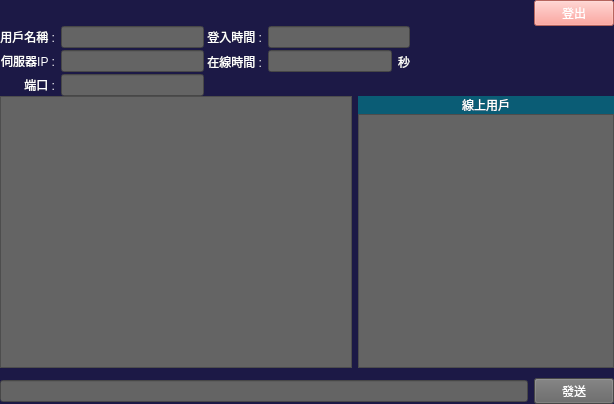
<?xml version="1.0" encoding="UTF-8"?>
<ui version="4.0">
 <class>TCP_ClientClass</class>
 <widget class="QMainWindow" name="TCP_ClientClass">
  <property name="geometry">
   <rect>
    <x>0</x>
    <y>0</y>
    <width>614</width>
    <height>404</height>
   </rect>
  </property>
  <property name="palette">
   <palette>
    <active>
     <colorrole role="WindowText">
      <brush brushstyle="SolidPattern">
       <color alpha="255">
        <red>255</red>
        <green>255</green>
        <blue>255</blue>
       </color>
      </brush>
     </colorrole>
     <colorrole role="Base">
      <brush brushstyle="SolidPattern">
       <color alpha="255">
        <red>255</red>
        <green>255</green>
        <blue>255</blue>
       </color>
      </brush>
     </colorrole>
     <colorrole role="Window">
      <brush brushstyle="SolidPattern">
       <color alpha="255">
        <red>28</red>
        <green>25</green>
        <blue>70</blue>
       </color>
      </brush>
     </colorrole>
    </active>
    <inactive>
     <colorrole role="WindowText">
      <brush brushstyle="SolidPattern">
       <color alpha="255">
        <red>255</red>
        <green>255</green>
        <blue>255</blue>
       </color>
      </brush>
     </colorrole>
     <colorrole role="Base">
      <brush brushstyle="SolidPattern">
       <color alpha="255">
        <red>255</red>
        <green>255</green>
        <blue>255</blue>
       </color>
      </brush>
     </colorrole>
     <colorrole role="Window">
      <brush brushstyle="SolidPattern">
       <color alpha="255">
        <red>28</red>
        <green>25</green>
        <blue>70</blue>
       </color>
      </brush>
     </colorrole>
    </inactive>
    <disabled>
     <colorrole role="WindowText">
      <brush brushstyle="SolidPattern">
       <color alpha="255">
        <red>120</red>
        <green>120</green>
        <blue>120</blue>
       </color>
      </brush>
     </colorrole>
     <colorrole role="Base">
      <brush brushstyle="SolidPattern">
       <color alpha="255">
        <red>28</red>
        <green>25</green>
        <blue>70</blue>
       </color>
      </brush>
     </colorrole>
     <colorrole role="Window">
      <brush brushstyle="SolidPattern">
       <color alpha="255">
        <red>28</red>
        <green>25</green>
        <blue>70</blue>
       </color>
      </brush>
     </colorrole>
    </disabled>
   </palette>
  </property>
  <property name="windowTitle">
   <string>TCP_Client</string>
  </property>
  <property name="styleSheet">
   <string notr="true"/>
  </property>
  <widget class="QWidget" name="centralWidget">
   <layout class="QVBoxLayout" name="verticalLayout_2" stretch="0,0,1,4,0">
    <property name="spacing">
     <number>0</number>
    </property>
    <property name="leftMargin">
     <number>0</number>
    </property>
    <property name="topMargin">
     <number>0</number>
    </property>
    <property name="rightMargin">
     <number>0</number>
    </property>
    <property name="bottomMargin">
     <number>0</number>
    </property>
    <item>
     <layout class="QHBoxLayout" name="horizontalLayout_2"/>
    </item>
    <item>
     <layout class="QHBoxLayout" name="horizontalLayout_13">
      <item>
       <spacer name="horizontalSpacer">
        <property name="orientation">
         <enum>Qt::Horizontal</enum>
        </property>
        <property name="sizeHint" stdset="0">
         <size>
          <width>40</width>
          <height>20</height>
         </size>
        </property>
       </spacer>
      </item>
      <item>
       <widget class="QPushButton" name="Btn_Signout">
        <property name="focusPolicy">
         <enum>Qt::NoFocus</enum>
        </property>
        <property name="styleSheet">
         <string notr="true">background-color: rgb(255, 141, 131);
color: rgb(255, 255, 255);</string>
        </property>
        <property name="text">
         <string>登出</string>
        </property>
       </widget>
      </item>
     </layout>
    </item>
    <item>
     <layout class="QHBoxLayout" name="horizontalLayout_5" stretch="1,1,1">
      <property name="spacing">
       <number>3</number>
      </property>
      <item>
       <layout class="QVBoxLayout" name="verticalLayout_4" stretch="1,1,1">
        <property name="spacing">
         <number>2</number>
        </property>
        <item>
         <layout class="QHBoxLayout" name="horizontalLayout_8">
          <item>
           <widget class="QLabel" name="label_6">
            <property name="minimumSize">
             <size>
              <width>55</width>
              <height>0</height>
             </size>
            </property>
            <property name="text">
             <string>用戶名稱 :</string>
            </property>
            <property name="alignment">
             <set>Qt::AlignRight|Qt::AlignTrailing|Qt::AlignVCenter</set>
            </property>
           </widget>
          </item>
          <item>
           <widget class="QLineEdit" name="LE_Name">
            <property name="focusPolicy">
             <enum>Qt::NoFocus</enum>
            </property>
            <property name="styleSheet">
             <string notr="true">background-color: rgb(100, 100, 100);</string>
            </property>
            <property name="readOnly">
             <bool>true</bool>
            </property>
           </widget>
          </item>
         </layout>
        </item>
        <item>
         <layout class="QHBoxLayout" name="horizontalLayout_6">
          <item>
           <widget class="QLabel" name="label_4">
            <property name="minimumSize">
             <size>
              <width>55</width>
              <height>0</height>
             </size>
            </property>
            <property name="text">
             <string>伺服器IP :</string>
            </property>
            <property name="alignment">
             <set>Qt::AlignRight|Qt::AlignTrailing|Qt::AlignVCenter</set>
            </property>
           </widget>
          </item>
          <item>
           <widget class="QLineEdit" name="LE_IP">
            <property name="focusPolicy">
             <enum>Qt::NoFocus</enum>
            </property>
            <property name="styleSheet">
             <string notr="true">background-color: rgb(100, 100, 100);</string>
            </property>
            <property name="readOnly">
             <bool>true</bool>
            </property>
           </widget>
          </item>
         </layout>
        </item>
        <item>
         <layout class="QHBoxLayout" name="horizontalLayout_7">
          <item>
           <widget class="QLabel" name="label_5">
            <property name="minimumSize">
             <size>
              <width>55</width>
              <height>0</height>
             </size>
            </property>
            <property name="text">
             <string>端口 :</string>
            </property>
            <property name="alignment">
             <set>Qt::AlignRight|Qt::AlignTrailing|Qt::AlignVCenter</set>
            </property>
           </widget>
          </item>
          <item>
           <widget class="QLineEdit" name="LE_Port">
            <property name="focusPolicy">
             <enum>Qt::NoFocus</enum>
            </property>
            <property name="styleSheet">
             <string notr="true">background-color: rgb(100, 100, 100);</string>
            </property>
            <property name="readOnly">
             <bool>true</bool>
            </property>
           </widget>
          </item>
         </layout>
        </item>
       </layout>
      </item>
      <item>
       <layout class="QVBoxLayout" name="verticalLayout_3" stretch="1,1,1">
        <property name="spacing">
         <number>2</number>
        </property>
        <item>
         <layout class="QHBoxLayout" name="horizontalLayout_11">
          <item>
           <widget class="QLabel" name="label_3">
            <property name="minimumSize">
             <size>
              <width>55</width>
              <height>0</height>
             </size>
            </property>
            <property name="text">
             <string>登入時間 :</string>
            </property>
            <property name="alignment">
             <set>Qt::AlignRight|Qt::AlignTrailing|Qt::AlignVCenter</set>
            </property>
           </widget>
          </item>
          <item>
           <widget class="QLineEdit" name="LE_LoginTime">
            <property name="focusPolicy">
             <enum>Qt::NoFocus</enum>
            </property>
            <property name="styleSheet">
             <string notr="true">background-color: rgb(100, 100, 100);</string>
            </property>
            <property name="readOnly">
             <bool>true</bool>
            </property>
           </widget>
          </item>
         </layout>
        </item>
        <item>
         <layout class="QHBoxLayout" name="horizontalLayout_9">
          <item>
           <widget class="QLabel" name="label_2">
            <property name="minimumSize">
             <size>
              <width>55</width>
              <height>0</height>
             </size>
            </property>
            <property name="text">
             <string>在線時間 :</string>
            </property>
            <property name="alignment">
             <set>Qt::AlignRight|Qt::AlignTrailing|Qt::AlignVCenter</set>
            </property>
           </widget>
          </item>
          <item>
           <widget class="QLineEdit" name="LE_LoginSec">
            <property name="focusPolicy">
             <enum>Qt::NoFocus</enum>
            </property>
            <property name="styleSheet">
             <string notr="true">background-color: rgb(100, 100, 100);</string>
            </property>
            <property name="readOnly">
             <bool>true</bool>
            </property>
           </widget>
          </item>
          <item>
           <widget class="QLabel" name="label">
            <property name="text">
             <string>秒</string>
            </property>
           </widget>
          </item>
         </layout>
        </item>
        <item>
         <layout class="QHBoxLayout" name="horizontalLayout_10"/>
        </item>
       </layout>
      </item>
      <item>
       <layout class="QVBoxLayout" name="verticalLayout"/>
      </item>
     </layout>
    </item>
    <item>
     <layout class="QHBoxLayout" name="horizontalLayout_12" stretch="2,0">
      <property name="bottomMargin">
       <number>10</number>
      </property>
      <item>
       <widget class="QTextBrowser" name="TB_Chat">
        <property name="focusPolicy">
         <enum>Qt::NoFocus</enum>
        </property>
        <property name="styleSheet">
         <string notr="true">background-color: rgb(100, 100, 100);</string>
        </property>
       </widget>
      </item>
      <item>
       <layout class="QVBoxLayout" name="verticalLayout_5">
        <property name="spacing">
         <number>0</number>
        </property>
        <property name="bottomMargin">
         <number>0</number>
        </property>
        <item>
         <widget class="QLabel" name="label_7">
          <property name="styleSheet">
           <string notr="true">background-color: rgb(10, 92, 117);
color: rgb(255, 255, 255);</string>
          </property>
          <property name="text">
           <string>線上用戶</string>
          </property>
          <property name="alignment">
           <set>Qt::AlignCenter</set>
          </property>
         </widget>
        </item>
        <item>
         <widget class="QTextBrowser" name="TB_User">
          <property name="focusPolicy">
           <enum>Qt::NoFocus</enum>
          </property>
          <property name="styleSheet">
           <string notr="true">background-color: rgb(100, 100, 100);</string>
          </property>
         </widget>
        </item>
       </layout>
      </item>
     </layout>
    </item>
    <item>
     <layout class="QHBoxLayout" name="horizontalLayout">
      <item>
       <widget class="QLineEdit" name="lineEdit">
        <property name="focusPolicy">
         <enum>Qt::ClickFocus</enum>
        </property>
        <property name="styleSheet">
         <string notr="true">background-color: rgb(100, 100, 100);</string>
        </property>
       </widget>
      </item>
      <item>
       <widget class="QPushButton" name="Btn_Send">
        <property name="focusPolicy">
         <enum>Qt::ClickFocus</enum>
        </property>
        <property name="styleSheet">
         <string notr="true">background-color: rgb(100, 100, 100);
color: rgb(255, 255, 255);</string>
        </property>
        <property name="text">
         <string>發送</string>
        </property>
       </widget>
      </item>
     </layout>
    </item>
   </layout>
  </widget>
 </widget>
 <layoutdefault spacing="6" margin="11"/>
 <resources>
  <include location="TCP_Client.qrc"/>
 </resources>
 <connections/>
</ui>
